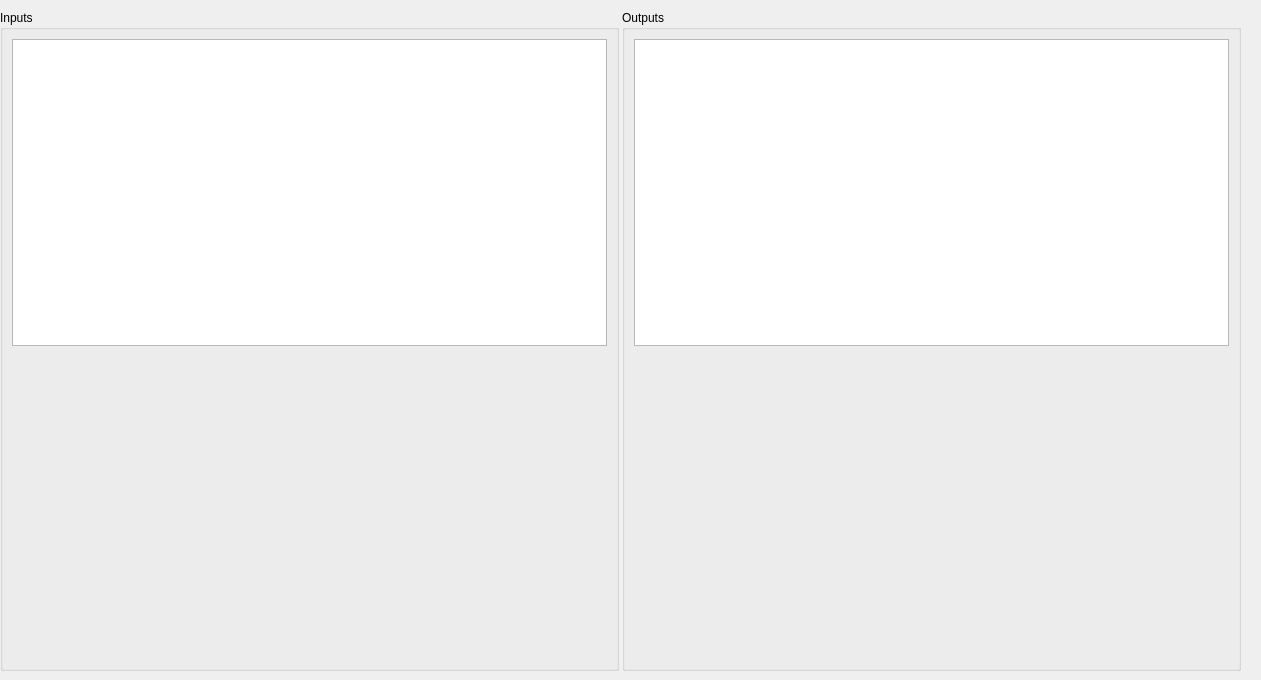
<?xml version="1.0" encoding="UTF-8"?>
<ui version="4.0">
 <class>FrontIoOverride</class>
 <widget class="QWidget" name="FrontIoOverride">
  <property name="geometry">
   <rect>
    <x>0</x>
    <y>0</y>
    <width>1261</width>
    <height>680</height>
   </rect>
  </property>
  <property name="maximumSize">
   <size>
    <width>1261</width>
    <height>741</height>
   </size>
  </property>
  <property name="windowTitle">
   <string>Form</string>
  </property>
  <widget class="QWidget" name="layoutWidget">
   <property name="geometry">
    <rect>
     <x>0</x>
     <y>10</y>
     <width>1241</width>
     <height>661</height>
    </rect>
   </property>
   <layout class="QHBoxLayout" name="horizontalLayout_4">
    <property name="spacing">
     <number>3</number>
    </property>
    <item>
     <widget class="QGroupBox" name="groupBoxInput">
      <property name="maximumSize">
       <size>
        <width>16777215</width>
        <height>700</height>
       </size>
      </property>
      <property name="title">
       <string>Inputs</string>
      </property>
      <layout class="QHBoxLayout" name="horizontalLayout_2">
       <item>
        <layout class="QVBoxLayout" name="verticalLayout">
         <item>
          <widget class="QTableView" name="tableViewInputs">
           <property name="maximumSize">
            <size>
             <width>16777215</width>
             <height>550</height>
            </size>
           </property>
          </widget>
         </item>
         <item>
          <widget class="QWidget" name="widgetInputFilter" native="true">
           <property name="sizePolicy">
            <sizepolicy hsizetype="MinimumExpanding" vsizetype="MinimumExpanding">
             <horstretch>0</horstretch>
             <verstretch>0</verstretch>
            </sizepolicy>
           </property>
          </widget>
         </item>
        </layout>
       </item>
      </layout>
     </widget>
    </item>
    <item>
     <widget class="QGroupBox" name="groupBoxOuput">
      <property name="maximumSize">
       <size>
        <width>16777215</width>
        <height>700</height>
       </size>
      </property>
      <property name="title">
       <string>Outputs</string>
      </property>
      <layout class="QVBoxLayout" name="verticalLayout_4">
       <item>
        <layout class="QVBoxLayout" name="verticalLayout_3">
         <item>
          <widget class="QTableView" name="tableViewOutputs">
           <property name="maximumSize">
            <size>
             <width>16777215</width>
             <height>550</height>
            </size>
           </property>
          </widget>
         </item>
         <item>
          <widget class="QWidget" name="widgetOutputFilter" native="true">
           <property name="sizePolicy">
            <sizepolicy hsizetype="MinimumExpanding" vsizetype="MinimumExpanding">
             <horstretch>0</horstretch>
             <verstretch>0</verstretch>
            </sizepolicy>
           </property>
          </widget>
         </item>
        </layout>
       </item>
      </layout>
     </widget>
    </item>
   </layout>
  </widget>
 </widget>
 <resources/>
 <connections/>
</ui>
